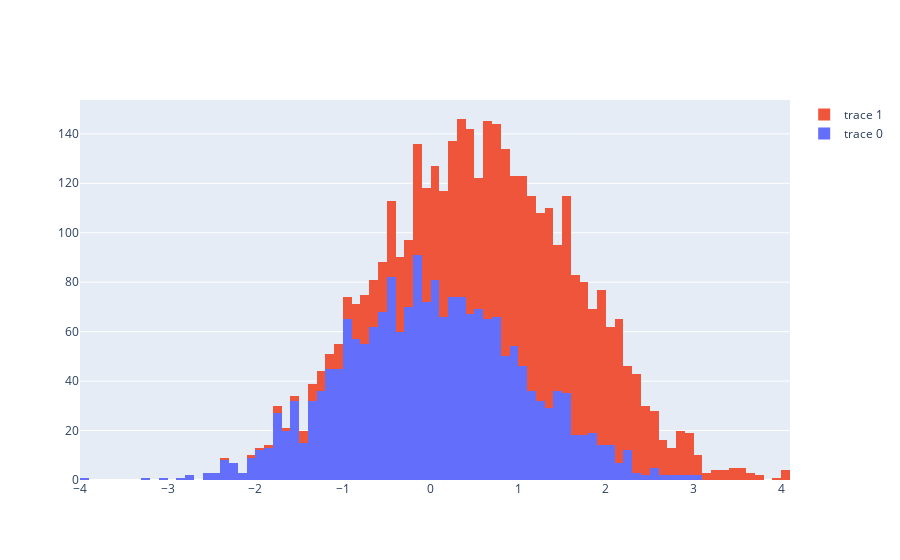

Here is the notebook cell this chart was saved with:
### Code cell
import plotly.graph_objects as go

import numpy as np

x0 = np.random.randn(2000)
x1 = np.random.randn(2000) + 1

fig = go.Figure()
fig.add_trace(go.Histogram(x=x0))
fig.add_trace(go.Histogram(x=x1))

# The two histograms are drawn on top of another
fig.update_layout(barmode='stack')
fig.show()

### Figure 1 — Plotly figure (JSON) as saved in the notebook; plotly's stock layout.template omitted (floating-point values rounded to 4 significant figures; data arrays with more than 128 entries replaced by an {"elided": "..."} marker saying what was removed)
{"data": [{"type": "histogram", "x": {"elided": "2000 float values"}}, {"type": "histogram", "x": {"elided": "2000 float values"}}], "layout": {"barmode": "stack"}}
